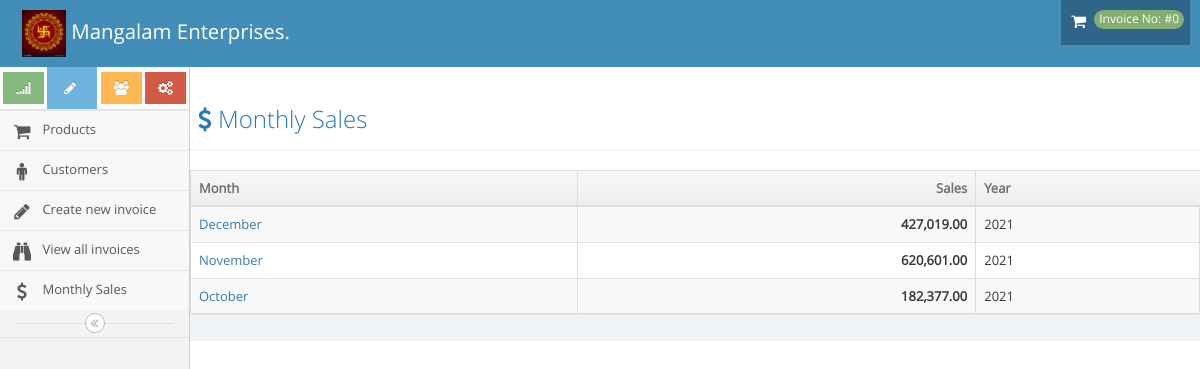
The app's page /invoice/monthly_sales, older data.
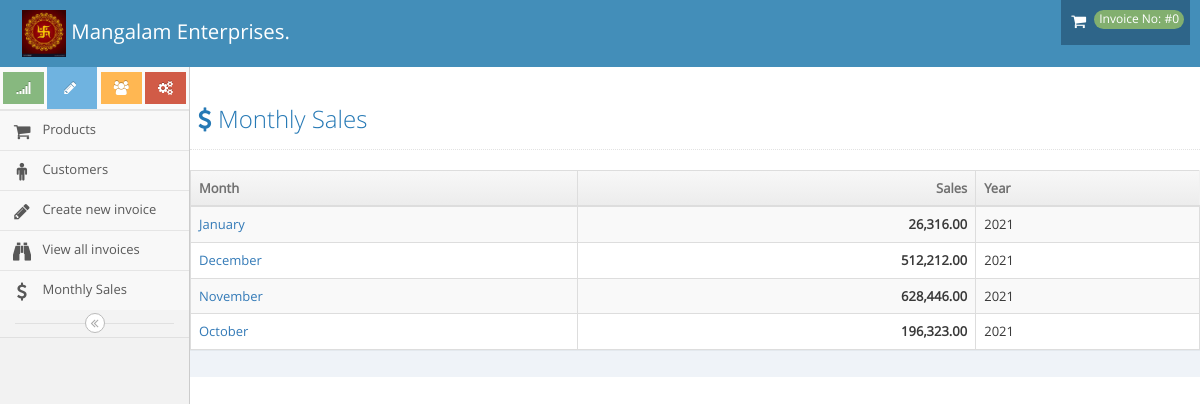
The same page, newer data.
### tables this page shows
CREATE TABLE `invoice` (
  `id` int(11) NOT NULL,
  `customer_id` int(11) NOT NULL,
  `created_at` datetime NOT NULL DEFAULT CURRENT_TIMESTAMP,
  `invoice_no` int(11) NOT NULL,
  `date` date DEFAULT NULL,
  `total` float DEFAULT NULL,
  `locked` int(11) NOT NULL DEFAULT '0'
);

### application/helpers/functions_helper.php (called while the page is built, shortened)
<?php
function _getAdminLoadView($template_name, $data = array()) {
          $CI = & get_instance();
          $CI->load->view('header', $data);
          $CI->load->view($template_name, $data);
}
?>

### application/controllers/invoice.php (called while the page is built, shortened)
<?php
class Invoice extends CI_Controller {
	public function monthly_sales($month=null){
		$year = date('Y');
		$date = financial_yr_start();
		$end_date = ($year+1).'-03-31';
		if($month>0){
			$data['prod_data'] = $this->Invoice_Model->getAllInvoices($month);
			_getAdminLoadView('invoice_list',$data);
		}else{
			$data['mdata'] = $this->Invoice_Model->getMonthlyData($date,$end_date);
			$data['monthArr'] = array("January", "February", "March", "April", "May", "June", "July", "August", "September", "October", "November", "December");
		_getAdminLoadView('monthly_sales',$data);
		}
	}
}

### index.php (called while the page is built, shortened)
<?php
require_once BASEPATH.'core/CodeIgniter.php';

### application/models/Invoice_Model.php (called while the page is built, shortened)
<?php
class Invoice_Model extends CI_Model {
  var $table = 'invoice';
public function getMonthlyData($start,$end){
$this->db->select('*,month(date) as mnth ,sum(total) as mt')
      ->from($this->table)
      ->where(array('date >= ' => $start, 'date <= ' => $end))
      ->group_by('month(date)')
      ->order_by('id','desc');
        $query = $this->db->get();
    return ($query->result_array());
}
}

### application/views/monthly_sales.php (the view, shortened to what this page needs)
<div class="page-content">
					</div>
						<div class="page-header">
							<h1>
								<i class="menu-icon fa fa-usd"></i>
								Monthly Sales
							</h1>
						</div>
						<div class="row">
									<div class="col-xs-12">
										<div class="clearfix">
										</div>
										<div>
											<table id="dynamic-table" class="table table-striped table-bordered table-hover">
												<thead>
													<tr>
														<th>Month</th>
														<th class="amount">Sales</th>
															<th>Year</th>
													</tr>
												</thead>
												<tbody>
													<?php
													foreach((array)$mdata as $em){
                    ?>
														<td id="td_name_<?php echo $em['id']?>"><a href="<?php echo base_url('invoice/monthly_sales/').$em['mnth'] ?>"><?php $m= $em['mnth']; echo $monthArr[$m-1]?></a></td>
														<td class="amount" id="td_rate_<?php echo $em['id']?>"><strong><?php echo number_format($em['mt'],2)?><strong></td>
													<td id="td_hsn_<?php echo $em['id']?>"><?php echo date('Y')?></td>
												<?php } ?>
												</tbody>
												</table>
											</div>
											<div class="modal-footer no-margin-top">
											</div>
										</div>
									</div>
								</div>
							</div>
						</div>
					</div>

Row changes from the older to the newer data that the page shows:
no longer on this page (row edited): invoice: m "December", mt "427,019.00"
added invoice: m "January", mt "26,316.00"
now on this page (row unchanged): invoice: m "December", mt "512,212.00"
computed for invoice (number 3 of 4 on the later page): mt "620,601.00" → "628,446.00"
computed for invoice (number 4 of 4 on the later page): mt "182,377.00" → "196,323.00"
